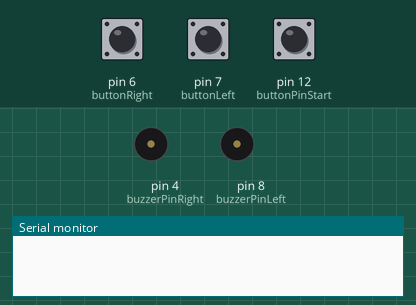
The sketch below on a simulated Arduino Uno, built with avr-gcc and run on an emulated ATmega328P. Shown: buzzer (waves = sounding, pin HIGH), the last lines printed to the serial monitor. Inputs (shaded band) come from the test bench; at power-on: pin 12 (buttonPinStart) HIGH, pin 6 (buttonRight) LOW, pin 7 (buttonLeft) LOW. Random numbers use the default seed unless the sketch sets one.

Above: at 1.2 s.
1.3 s: pin 12 (buttonPinStart) pulled LOW for 0.15 s
At 2.7 s:
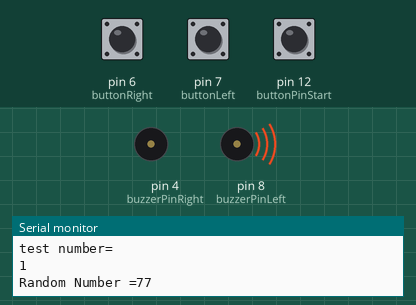
At 37.7 s:
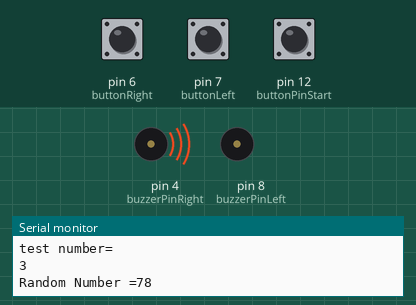
Timing chart, 0 to 56.3 s (numbered marks = the images above; inputs shaded):
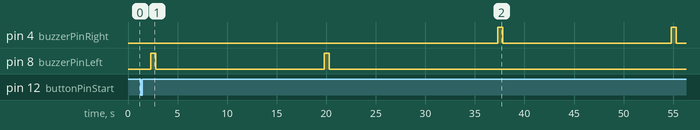

Measured:
- after the input at 1.3 s, pin 4 (buzzerPinRight): alternates HIGH for 0.50 s and LOW for 17.0 s, starting after 36.0 s; pin 8 (buzzerPinLeft): alternates HIGH for 0.50 s and LOW for 17.0 s, 4 changes in all, then stays LOW, starting after 1.0 s

The sketch:

hearingTestFinal.ino
```cpp
/* this code is intended for the hearing portion of Team 17's Redesign Project
// the code begins by a press of a button
// beeping from piezobuzzers is randomized for left and right ears and the helmet user will
// indicate whether they hear the buzzer by pressing either a left button or a right button
// this code will count successes and error and indicate a pass rate with a set of LED lights
*/


//initializing variables

int buzzerStateLeft = 0;
int buzzerStateRight = 0;

int buzzerPinLeft = 8;
int buzzerPinRight = 4;
int buttonPinStart = 12;

int buttonNew = 0;
int buttonOld = 0;

int buttonLeft = 7;
int buttonLeftCt = 0;
int buttonRight = 6;
int buttonRightCt = 0;

int errorLeft= 0;
int errorRight = 0;

int run;
int testCount = 1;
int beginTime;
int lastTime;
int buttonCorrectLeft = 0;
int buttonCorrectRight = 0;
int errorCorrectTotal = 0;
//int errorCorrectRight = 0;
;


void setup() {
  // put your setup code here, to run once:
run = 0; //the code starts stopped (nothing is running)

pinMode(buttonLeft, INPUT);
pinMode(buttonRight, INPUT);
pinMode(buzzerPinLeft, OUTPUT);
pinMode(buzzerPinRight, OUTPUT);
pinMode(buttonPinStart, INPUT);
digitalWrite(buzzerPinRight, LOW);
digitalWrite(buzzerPinLeft, LOW);
Serial.begin(9600);
}

void loop()
{
  // put your main code here, to run repeatedly

  //PUSH BUTTON TO START ENTIRE HEARING TEST
  buttonNew = digitalRead(buttonPinStart);

  if(digitalRead(buttonPinStart)==LOW) //off
  {
    if (run==0){
      run = 255;
    }

    else {
      run = 0;
    }
  }

  /*
  // checking testCount for 5 tests
  // if less than five it will continue
  */
  while (run>0)
  {

  if (testCount==6)
     {
     Serial.print("done");
     delay(5000);
     exit(0);
     }

  else
    {
     Serial.println("test number=");
     Serial.println(testCount);
    }

  delay (1000);

  /*
   * randomizing left and right buzzers for the test
   * selects a random number, divides it by two, then checks for a remainder
   * if even, remainder is zero, and it plays right buzzer
   * if odd, remainder is 1 (not equal to zero), and it plays left buzzer
   */
  int x = random(1, 100);
  int evenOrOdd = x % 2;

  //printing random numbers to check

  Serial.print("Random Number =");
  Serial.println(x);


  // RIGHT = EVEN
   if (evenOrOdd==0)
    {
    digitalWrite(buzzerPinRight, HIGH);
    digitalWrite(buzzerPinLeft, LOW);
    delay(500);
    digitalWrite(buzzerPinRight, LOW);
    buzzerStateRight = 1; // buzzer state 1 means the buzzer did ring
    }


    // LEFT = ODD = LOUD
    else
     {
     digitalWrite(buzzerPinLeft, HIGH); //left rings
     digitalWrite(buzzerPinRight, LOW); //right stays silent
     delay(500);
     digitalWrite(buzzerPinLeft, LOW);  //left goes quiet after half a second
     buzzerStateLeft = 1;               //increments a counter for the amt of times the left buzzer has rang
     }

/*
// a while loop that waits 10 seconds and constantly
// checks if the button is pressed even once (change a variable to high)
// then after the time period, check that variable whether it is high or low
*/
   int buttonPressedLeft = 0;
   int buttonPressedRight = 0;
   beginTime = millis();
   int elapsedTime = 0;

   while(elapsedTime < 10000 ) // 10 seconds = 10000 milliseconds
    {
     lastTime = millis();
     elapsedTime = lastTime - beginTime;

     if(digitalRead(buttonLeft)==HIGH)
     {
      buttonPressedLeft = 1;
     }
    //test implemented - if the left button isn't pressed and the right button IS pressed, the counter for whether the right
    // button is pressed should be incremented
     if(digitalRead(buttonRight)==HIGH)
     {
      buttonPressedRight = 1;
     }
    }

/*Recording the state of the buttons for tallying purposes
 *
 *
 */
/*this is how to check whether left button is working
    // state of the left button
    if(buttonPressedLeft==1)
     {
      buttonLeftCt = buttonLeftCt + 1;      // counter for the amt of times the LEFT button is hit
                                            // if the button IS hit (state HIGH) then add one to the counter
     }

    else
      {
       errorLeft = errorLeft + 1;            // LEFT button was NOT hit so the player got it wrong
      }
*/

 // correctly pressed buttons
    if (evenOrOdd == buttonPressedLeft)
      {
        if (buttonPressedLeft ==1)
        buttonCorrectLeft = buttonCorrectLeft +1;


        else if(buttonPressedRight==1)
        {
          buttonCorrectRight = buttonCorrectRight + 1;
        }

        else if (buttonPressedRight ==0)
        {
          errorCorrectTotal ++;
        }
      }
    else
      {
        errorCorrectTotal = errorCorrectTotal + 1;
      }


/* this is for checking whether the right button works
// if any ever comes unplugged, use this as troubleshoot
    // state of the right button
    if (buttonPressedRight==1)
     {
      buttonRightCt = buttonRightCt + 1;       // counter for the amt of time the RIGHT button is hit
                                               // if the button was hit (state HIGH) then add one to counter
     }
    else
      {
       errorRight = errorRight + 1; // RIGHT button was NOT hit so the player got it wrong
      }
      */
   //Printing values and labels (for testing purposes)
   //Serial.print ("button left count = ");
   //Serial.println(buttonLeftCt);
   //Serial.print ("button right count = ");
   //Serial.println(buttonRightCt);
   delay (2000);
   //Serial.print ("error for the left ear=");
   //Serial.println(errorLeft);
   //Serial.print ("error for the right ear=");
   //Serial.println(errorRight);
   delay (2000);
   Serial.print("Left button Correct:");
   Serial.println(buttonCorrectLeft);
   Serial.print("Right button Correct:");
   Serial.println(buttonCorrectRight);
   Serial.print("Error:");
   Serial.println(errorCorrectTotal);
   delay (2000);
   testCount = testCount+1;
  // buttonOld = buttonNew;


  }

}

// end of main loop
```
